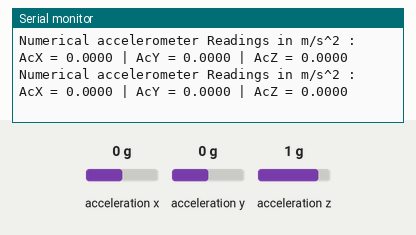
Bench run of a sketch on a simulated Arduino Leonardo, built with avr-gcc and run on an emulated ATmega32U4. Parts: the last lines printed to the serial monitor. Wiring (inferred from the names in the program): MPU-6050 motion sensor at I2C address 0x68. The inputs (shaded band) are chosen by the test bench; at power-on: acceleration x 0 g, acceleration y 0 g, acceleration z 1 g.

Above: at 1.2 s.
1.3 s: acceleration x set to -1.4 g
At 1.9 s:
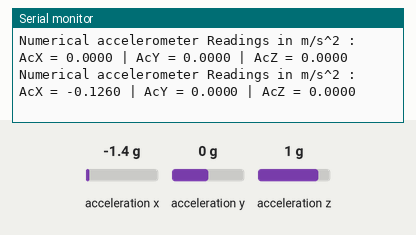
2.8 s: acceleration y set to -1.4 g
At 3.5 s:
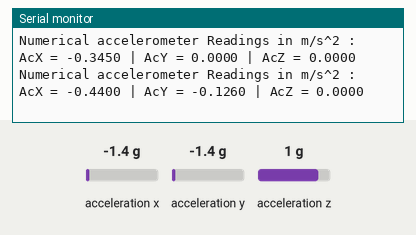
4.3 s: acceleration z set to -1.4 g
At 5.0 s:
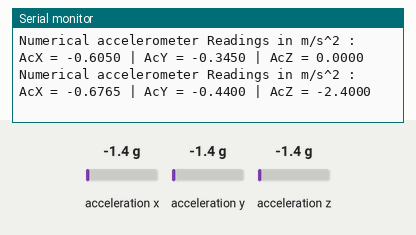
Timing chart, 0 to 7.3 s (numbered marks = the images above; inputs shaded):
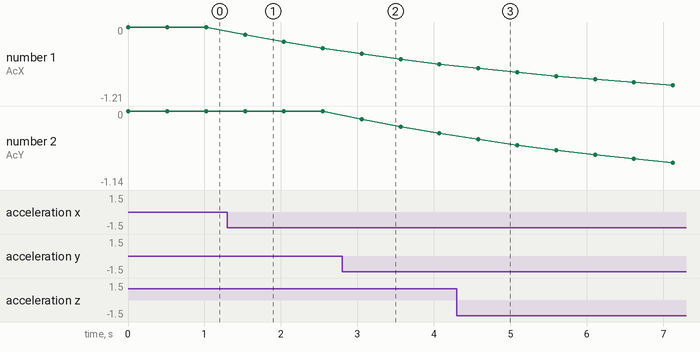

Measured:
- after the input at 1.3 s, the serial monitor: prints a new line after 0.23 s (image 1)
- after the input at 2.8 s, the serial monitor: prints a new line after 0.26 s (image 2)
- after the input at 4.3 s, the serial monitor: prints a new line after 0.28 s (image 3)
- plotted number 1: 0 → -0.34 after the input at 1.3 s

The sketch:

Getting___Setting_offset_values_in_MPU_6050.ino
```cpp
#include <I2Cdev.h>
#include <MPU6050.h>

// MPU-6050 Short Example Sketch
// By Arduino User JohnChi
// August 17, 2014
// Public Domain
#include<Wire.h>

int buffersize = 1000;   //Amount of readings used to average, make it higher to get more precision but sketch will be slower  (default:1000)
int acel_deadzone = 8;   //Acelerometer error allowed, make it lower to get more precision, but sketch may not converge  (default:8)
int giro_deadzone = 1;   //Giro error allowed, make it lower to get more precision, but sketch may not converge  (default:1)


const int MPU_addr = 0x68; // I2C address of the MPU-6050
int16_t AcX, AcY, AcZ;
int32_t fZg = 0;
MPU6050 accelgyro;
const float alpha = 0.09;
int16_t ax, ay, az, gx, gy, gz;
int mean_ax, mean_ay, mean_az, state = 0, count = 0;
int ax_offset, ay_offset, az_offset;
double AcX_Numerical = 0, AcY_Numerical = 0, AcZ_Numerical = 0, filter_valueZ = 0, fXg = 0, fYg = 0;
float as = 0.004883; //Arduino analog resolution = 5Volts/1024 (10bits)
float zg = 1.65; //Sensor zero g bias = Supply Voltage/2 =3.3/2 (V)
float sR = 0.329; //Sensor resolution (V/g)
void setup() {
  Serial.begin(9600);
  Wire.begin();
  Wire.beginTransmission(MPU_addr);
  Wire.write(0x6B);  // PWR_MGMT_1 register
  //Wire.write(1 << 8);   // set to zero (wakes up the MPU-6050)
  Wire.write(0);     // set to zero (wakes up the MPU-6050)
  Wire.endTransmission(true);

  TWBR = 24; // 400kHz I2C clock (200kHz if CPU is 8MHz). Leonardo measured 250kHz.

  // initialize device
  accelgyro.initialize();

  // wait for ready
  while (Serial.available() && Serial.read()); // empty buffer

  Serial.println(accelgyro.testConnection() ? "MPU6050 connection successful" : "MPU6050 connection failed");
  // delay(1000);
  // reset offsets
  accelgyro.setFullScaleAccelRange(MPU6050_ACCEL_FS_2);
  accelgyro.setXAccelOffset(-520);
  accelgyro.setYAccelOffset(-516);
  accelgyro.setZAccelOffset(2907);
}
void loop() {
  /*  if (state==0){
     //Serial.println("\nReading sensors for first time...");
     meansensors();
     state++;
     //delay(1000);
    }

    if (state==1) {
     //Serial.println("\nCalculating offsets...");
     calibration();
     state++;
     //delay(1000);
    }

    if (state==2) {
     meansensors();
     //Serial.println("\nFINISHED!");
     //Serial.print("\nSensor readings with offsets:\t");
     /*Serial.print(mean_ax);
     Serial.print("\t");
     Serial.print(mean_ay);
     Serial.print("\t");
     Serial.print(mean_az);
     Serial.print("\t");

     //Serial.print("Your offsets:\t");
     Serial.print(ax_offset);
     Serial.print("\t");
     Serial.print(ay_offset);
     Serial.print("\t");
     Serial.print(az_offset);
     Serial.print("\t");

    // Serial.println("\nData is printed as: acelX acelY acelZ ");
     //Serial.println("Check that your sensor readings are close to 0 0 16384");
    }*/
  /*accelgyro.setXAccelOffset(ax_offset);
    accelgyro.setYAccelOffset(ay_offset);
    accelgyro.setZAccelOffset(az_offset);
    state = 0;
  */
  Wire.beginTransmission(MPU_addr);
  Wire.write(0x3B);  // starting with register 0x3B (ACCEL_XOUT_H)
  Wire.endTransmission(false);
  Wire.requestFrom(MPU_addr, 4, true); // request a total of 14 registers
  AcX = Wire.read() << 8 | Wire.read(); // 0x3B (ACCEL_XOUT_H) & 0x3C (ACCEL_XOUT_L)
  AcY = Wire.read() << 8 | Wire.read(); // 0x3D (ACCEL_YOUT_H) & 0x3E (ACCEL_YOUT_L)
  fXg = AcX * alpha + (fXg * (1.0 - alpha));
  fYg = AcY * alpha + (fYg * (1.0 - alpha));
  for (int k = 0; k < 15; k++) // Applying moving average filter
  {
    Wire.beginTransmission(MPU_addr);
    Wire.write(0x3F);
    Wire.endTransmission(false);
    Wire.requestFrom(MPU_addr, 2, true);
    AcZ = Wire.read() << 8 | Wire.read(); // 0x3F (ACCEL_ZOUT_H) & 0x40 (ACCEL_ZOUT_L)
    fZg = fZg + AcZ;
    count++;
    AcZ = 0;
  }
  filter_valueZ = fZg / count;
  count = 0;
  fZg = 0;
  fZg = AcZ * alpha + (fZg * (1.0 - alpha));
/*  Serial.print("Accelerometer Readings without Low Pass Filter:  \t");
  Serial.print("AcX = "); Serial.print(AcX);
  Serial.print(" | AcY = "); Serial.print(AcY);
  Serial.print(" | AcZ = "); Serial.println(filter_valueZ);
*/
  Serial.println();

  /* Serial.print("accelerometer Readings using Low Pass Filter:  \t");
    Serial.print("AcX = "); Serial.print(fXg);
    Serial.print(" | AcY = "); Serial.print(fYg);
    Serial.print(" | AcZ = "); Serial.println(AcZ);
  */
  AcX_Numerical = (fXg) / 16384; //Acceleration of X-axis in m/s^2, ranging from -19.62 m/s^2 to +19.62 m/s^2;
  AcY_Numerical = (fYg) / 16384; //Acceleration of Y-axis in m/s^2, ranging from -19.62 m/s^2 to +19.62 m/s^2;
  AcZ_Numerical = ((filter_valueZ) / 16384) - 1; //Acceleration of Z-axis in m/s^2, ranging from -19.62 m/s^2 to +19.62 m/s^2;

  Serial.print("Numerical accelerometer Readings in m/s^2 :  \t");
  Serial.print("AcX = "); Serial.print(AcX_Numerical, 4);
  Serial.print(" | AcY = "); Serial.print(AcY_Numerical, 4);
  Serial.print(" | AcZ = "); Serial.println(AcZ_Numerical, 4);

  delay(500);
}


void meansensors() {
  long i = 0, buff_ax = 0, buff_ay = 0, buff_az = 0;

  while (i < (buffersize + 101)) {
    // read raw accel/gyro measurements from device
    accelgyro.getMotion6(&ax, &ay, &az, &gx, &gy, &gz);

    if (i > 100 && i <= (buffersize + 100)) { //First 100 measures are discarded
      buff_ax = buff_ax + ax;
      buff_ay = buff_ay + ay;
      buff_az = buff_az + az;
    }
    if (i == (buffersize + 100)) {
      mean_ax = buff_ax / buffersize;
      mean_ay = buff_ay / buffersize;
      mean_az = buff_az / buffersize;
    }
    i++;
    delay(2); //Needed so we don't get repeated measures
  }
}

void calibration() {
  ax_offset = -mean_ax / 8;
  ay_offset = -mean_ay / 8;
  az_offset = (16384 - mean_az) / 8;


  while (1) {
    int ready = 0;
    accelgyro.setXAccelOffset(ax_offset);
    accelgyro.setYAccelOffset(ay_offset);
    accelgyro.setZAccelOffset(az_offset);

    meansensors();
    Serial.println("...");

    if (abs(mean_ax) <= acel_deadzone) ready++;
    else ax_offset = ax_offset - mean_ax / acel_deadzone;

    if (abs(mean_ay) <= acel_deadzone) ready++;
    else ay_offset = ay_offset - mean_ay / acel_deadzone;

    if (abs(16384 - mean_az) <= acel_deadzone) ready++;
    else az_offset = az_offset + (16384 - mean_az) / acel_deadzone;

    if (ready == 3) break;
  }
}
```
